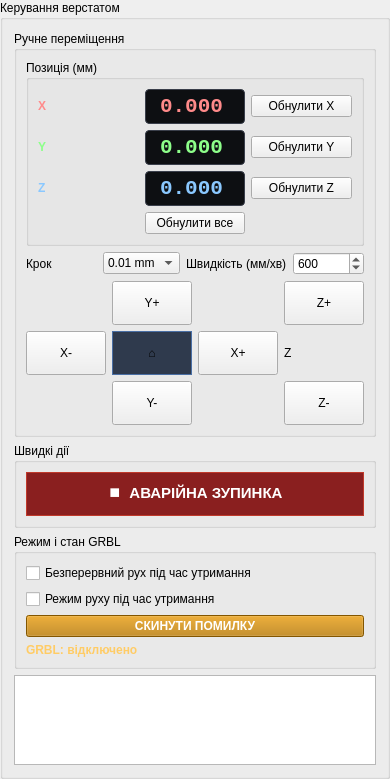
      <widget class="QGroupBox" name="motionControlGroup">
       <property name="minimumSize">
        <size>
         <width>0</width>
         <height>0</height>
        </size>
       </property>
       <property name="title">
        <string>Керування верстатом</string>
       </property>
       <layout class="QVBoxLayout" name="motionControlLayout">
        <item>
         <widget class="QGroupBox" name="jogGroup">
          <property name="sizePolicy">
           <sizepolicy hsizetype="Preferred" vsizetype="Preferred">
            <horstretch>0</horstretch>
            <verstretch>0</verstretch>
           </sizepolicy>
          </property>
          <property name="title">
           <string>Ручне переміщення</string>
          </property>
          <layout class="QVBoxLayout" name="jogGroupLayout">
           <item>
            <widget class="QGroupBox" name="positionGroup">
             <property name="title">
              <string>Позиція (мм)</string>
             </property>
             <layout class="QHBoxLayout" name="horizontalLayout">
              <item>
               <layout class="QGridLayout" name="gridLayout">
                <item row="0" column="0">
                 <widget class="QLabel" name="axisXLabel">
                  <property name="sizePolicy">
                   <sizepolicy hsizetype="Minimum" vsizetype="Fixed">
                    <horstretch>0</horstretch>
                    <verstretch>0</verstretch>
                   </sizepolicy>
                  </property>
                  <property name="styleSheet">
                   <string notr="true">color:#ff8a8a; font-weight:700;</string>
                  </property>
                  <property name="text">
                   <string>X</string>
                  </property>
                 </widget>
                </item>
                <item row="0" column="2">
                 <widget class="QPushButton" name="zeroXButton">
                  <property name="sizePolicy">
                   <sizepolicy hsizetype="Preferred" vsizetype="Fixed">
                    <horstretch>0</horstretch>
                    <verstretch>0</verstretch>
                   </sizepolicy>
                  </property>
                  <property name="minimumSize">
                   <size>
                    <width>0</width>
                    <height>0</height>
                   </size>
                  </property>
                  <property name="text">
                   <string>Обнулити X</string>
                  </property>
                 </widget>
                </item>
                <item row="1" column="1">
                 <widget class="QLabel" name="posYLabel">
                  <property name="font">
                   <font>
                    <family>Consolas</family>
                    <pointsize>16</pointsize>
                    <weight>75</weight>
                    <bold>true</bold>
                   </font>
                  </property>
                  <property name="styleSheet">
                   <string notr="true">background:#0d0f12; border:1px solid #3a3f4b; border-radius:4px; color:#8dff8a; padding:4px 8px;</string>
                  </property>
                  <property name="text">
                   <string>0.000</string>
                  </property>
                 </widget>
                </item>
                <item row="1" column="0">
                 <widget class="QLabel" name="axisYLabel">
                  <property name="sizePolicy">
                   <sizepolicy hsizetype="Minimum" vsizetype="Fixed">
                    <horstretch>0</horstretch>
                    <verstretch>0</verstretch>
                   </sizepolicy>
                  </property>
                  <property name="styleSheet">
                   <string notr="true">color:#8dff8a; font-weight:700;</string>
                  </property>
                  <property name="text">
                   <string>Y</string>
                  </property>
                 </widget>
                </item>
                <item row="1" column="2">
                 <widget class="QPushButton" name="zeroYButton">
                  <property name="sizePolicy">
                   <sizepolicy hsizetype="Preferred" vsizetype="Fixed">
                    <horstretch>0</horstretch>
                    <verstretch>0</verstretch>
                   </sizepolicy>
                  </property>
                  <property name="text">
                   <string>Обнулити Y</string>
                  </property>
                 </widget>
                </item>
                <item row="0" column="1">
                 <widget class="QLabel" name="posXLabel">
                  <property name="font">
                   <font>
                    <family>Consolas</family>
                    <pointsize>16</pointsize>
                    <weight>75</weight>
                    <bold>true</bold>
                   </font>
                  </property>
                  <property name="styleSheet">
                   <string notr="true">background:#0d0f12; border:1px solid #3a3f4b; border-radius:4px; color:#ff8a8a; padding:4px 8px;</string>
                  </property>
                  <property name="text">
                   <string>0.000</string>
                  </property>
                 </widget>
                </item>
                <item row="2" column="2">
                 <widget class="QPushButton" name="zeroZButton">
                  <property name="sizePolicy">
                   <sizepolicy hsizetype="Preferred" vsizetype="Fixed">
                    <horstretch>0</horstretch>
                    <verstretch>0</verstretch>
                   </sizepolicy>
                  </property>
                  <property name="text">
                   <string>Обнулити Z</string>
                  </property>
                 </widget>
                </item>
                <item row="2" column="0">
                 <widget class="QLabel" name="axisZLabel">
                  <property name="sizePolicy">
                   <sizepolicy hsizetype="Minimum" vsizetype="Fixed">
                    <horstretch>0</horstretch>
                    <verstretch>0</verstretch>
                   </sizepolicy>
                  </property>
                  <property name="styleSheet">
                   <string notr="true">color:#8ac8ff; font-weight:700;</string>
                  </property>
                  <property name="text">
                   <string>Z</string>
                  </property>
                 </widget>
                </item>
                <item row="2" column="1">
                 <widget class="QLabel" name="posZLabel">
                  <property name="font">
                   <font>
                    <family>Consolas</family>
                    <pointsize>16</pointsize>
                    <weight>75</weight>
                    <bold>true</bold>
                   </font>
                  </property>
                  <property name="styleSheet">
                   <string notr="true">background:#0d0f12; border:1px solid #3a3f4b; border-radius:4px; color:#8ac8ff; padding:4px 8px;</string>
                  </property>
                  <property name="text">
                   <string>0.000</string>
                  </property>
                 </widget>
                </item>
                <item row="3" column="1">
                 <widget class="QPushButton" name="zeroAllButton">
                  <property name="sizePolicy">
                   <sizepolicy hsizetype="Preferred" vsizetype="Preferred">
                    <horstretch>0</horstretch>
                    <verstretch>0</verstretch>
                   </sizepolicy>
                  </property>
                  <property name="minimumSize">
                   <size>
                    <width>0</width>
                    <height>0</height>
                   </size>
                  </property>
                  <property name="text">
                   <string>Обнулити все</string>
                  </property>
                 </widget>
                </item>
               </layout>
              </item>
             </layout>
            </widget>
           </item>
           <item>
            <layout class="QHBoxLayout" name="stepRowLayout">
             <item>
              <widget class="QLabel" name="stepLabel">
               <property name="text">
                <string>Крок</string>
               </property>
              </widget>
             </item>
             <item>
              <widget class="QComboBox" name="stepSizeCombo">
               <item>
                <property name="text">
                 <string>0.01 mm</string>
                </property>
               </item>
               <item>
                <property name="text">
                 <string>0.1 mm</string>
                </property>
               </item>
               <item>
                <property name="text">
                 <string>1 mm</string>
                </property>
               </item>
               <item>
                <property name="text">
                 <string>10 mm</string>
                </property>
               </item>
              </widget>
             </item>
             <item>
              <widget class="QLabel" name="feedLabel">
               <property name="text">
                <string>Швидкість (мм/хв)</string>
               </property>
              </widget>
             </item>
             <item>
              <widget class="QSpinBox" name="feedRateSpinBox">
               <property name="minimum">
                <number>1</number>
               </property>
               <property name="maximum">
                <number>2000</number>
               </property>
               <property name="value">
                <number>600</number>
               </property>
              </widget>
             </item>
            </layout>
           </item>
           <item>
            <layout class="QHBoxLayout" name="jogPadRowLayout">
             <item>
              <layout class="QGridLayout" name="xyPadLayout">
               <item row="0" column="1">
                <widget class="QPushButton" name="jogYPlusButton">
                 <property name="minimumSize">
                  <size>
                   <width>56</width>
                   <height>44</height>
                  </size>
                 </property>
                 <property name="text">
                  <string>Y+</string>
                 </property>
                </widget>
               </item>
               <item row="3" column="1">
                <widget class="QPushButton" name="jogYMinusButton">
                 <property name="minimumSize">
                  <size>
                   <width>56</width>
                   <height>44</height>
                  </size>
                 </property>
                 <property name="text">
                  <string>Y-</string>
                 </property>
                </widget>
               </item>
               <item row="2" column="2">
                <widget class="QPushButton" name="jogPlusButton">
                 <property name="minimumSize">
                  <size>
                   <width>56</width>
                   <height>44</height>
                  </size>
                 </property>
                 <property name="text">
                  <string>X+</string>
                 </property>
                </widget>
               </item>
               <item row="2" column="0">
                <widget class="QPushButton" name="jogMinusButton">
                 <property name="minimumSize">
                  <size>
                   <width>56</width>
                   <height>44</height>
                  </size>
                 </property>
                 <property name="text">
                  <string>X-</string>
                 </property>
                </widget>
               </item>
               <item row="2" column="1">
                <widget class="QPushButton" name="homeButton">
                 <property name="sizePolicy">
                  <sizepolicy hsizetype="Preferred" vsizetype="Preferred">
                   <horstretch>0</horstretch>
                   <verstretch>0</verstretch>
                  </sizepolicy>
                 </property>
                 <property name="minimumSize">
                  <size>
                   <width>30</width>
                   <height>30</height>
                  </size>
                 </property>
                 <property name="styleSheet">
                  <string notr="true">background:#2f3a4d; border:1px solid #4a6fa5; font-weight:700;</string>
                 </property>
                 <property name="text">
                  <string>⌂</string>
                 </property>
                </widget>
               </item>
              </layout>
             </item>
             <item>
              <layout class="QVBoxLayout" name="zPadLayout">
               <item>
                <widget class="QPushButton" name="jogZPlusButton">
                 <property name="minimumSize">
                  <size>
                   <width>56</width>
                   <height>44</height>
                  </size>
                 </property>
                 <property name="text">
                  <string>Z+</string>
                 </property>
                </widget>
               </item>
               <item>
                <widget class="QLabel" name="zPadLabel">
                 <property name="text">
                  <string>Z</string>
                 </property>
                </widget>
               </item>
               <item>
                <widget class="QPushButton" name="jogZMinusButton">
                 <property name="minimumSize">
                  <size>
                   <width>56</width>
                   <height>44</height>
                  </size>
                 </property>
                 <property name="text">
                  <string>Z-</string>
                 </property>
                </widget>
               </item>
              </layout>
             </item>
            </layout>
           </item>
          </layout>
         </widget>
        </item>
        <item>
         <widget class="QGroupBox" name="quickActionsGroup">
          <property name="sizePolicy">
           <sizepolicy hsizetype="Minimum" vsizetype="Preferred">
            <horstretch>0</horstretch>
            <verstretch>0</verstretch>
           </sizepolicy>
          </property>
          <property name="title">
           <string>Швидкі дії</string>
          </property>
          <layout class="QGridLayout" name="quickActionsLayout">
           <item row="2" column="0" colspan="2">
            <widget class="QPushButton" name="stopButton">
             <property name="minimumSize">
              <size>
               <width>0</width>
               <height>44</height>
              </size>
             </property>
             <property name="styleSheet">
              <string notr="true">background:#8a1f1f; border:1px solid #c0392b; color:#ffffff; font-weight:700; font-size:11pt;</string>
             </property>
             <property name="text">
              <string>⏹  АВАРІЙНА ЗУПИНКА</string>
             </property>
            </widget>
           </item>
          </layout>
         </widget>
        </item>
        <item>
         <widget class="QGroupBox" name="motionRuntimeGroup">
          <property name="title">
           <string>Режим і стан GRBL</string>
          </property>
          <layout class="QVBoxLayout" name="motionRuntimeLayout">
           <item>
            <widget class="QCheckBox" name="continuousCheck">
             <property name="text">
              <string>Безперервний рух під час утримання</string>
             </property>
            </widget>
           </item>
           <item>
            <widget class="QCheckBox" name="runCheck">
             <property name="text">
              <string>Режим руху під час утримання</string>
             </property>
            </widget>
           </item>
           <item>
            <widget class="QPushButton" name="resetAlarmButton">
             <property name="styleSheet">
              <string notr="true">background:#b87900; color:white; font-weight:bold;</string>
             </property>
             <property name="text">
              <string>СКИНУТИ ПОМИЛКУ</string>
             </property>
            </widget>
           </item>
           <item>
            <widget class="QLabel" name="motionStateLabel">
             <property name="styleSheet">
              <string notr="true">color:#ffcc66; font-weight:bold;</string>
             </property>
             <property name="text">
              <string>GRBL: відключено</string>
             </property>
             <property name="wordWrap">
              <bool>true</bool>
             </property>
            </widget>
           </item>
          </layout>
         </widget>
        </item>
        <item>
         <widget class="QPlainTextEdit" name="eventLog">
          <property name="maximumSize">
           <size>
            <width>16777215</width>
            <height>90</height>
           </size>
          </property>
          <property name="readOnly">
           <bool>true</bool>
          </property>
         </widget>
        </item>
       </layout>
      </widget>
